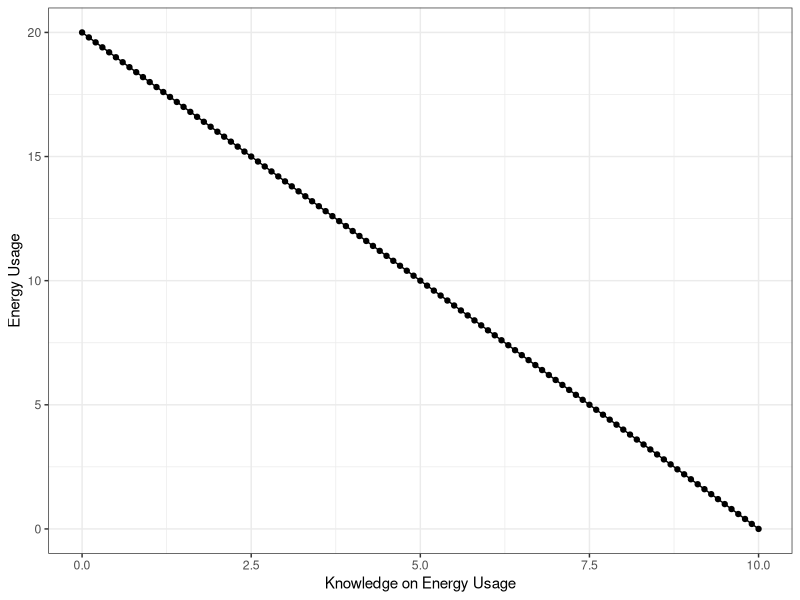
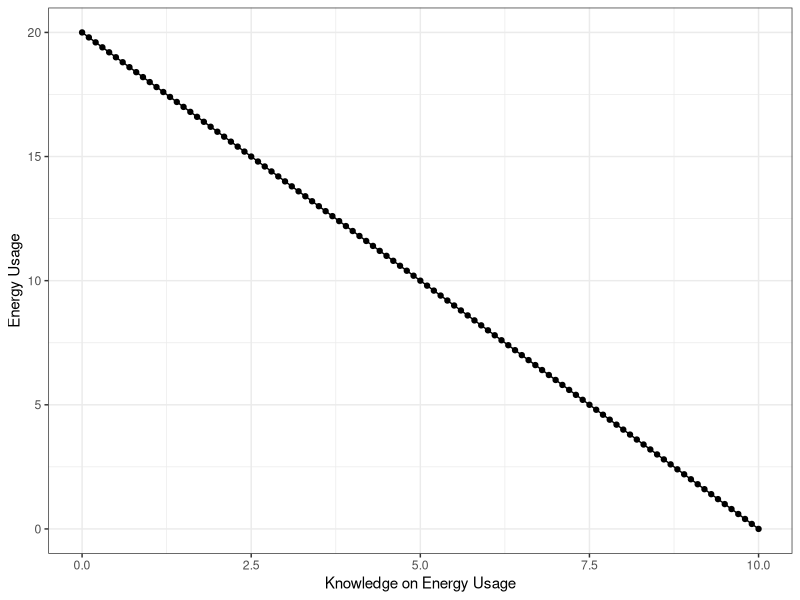

Write R code to recreate these figures, in order.
library(tidyverse)


xs <- seq(0, 10, by = 0.1)
ys <- seq(20, 0, by = -0.2 )
ds <- cbind(xs, ys)

ggplot(ds, aes(x = xs, y = ys)) + geom_line()+ 
geom_point()+
labs(x = "Knowledge on Energy Usage",
    y = "Energy Usage")+
    theme_bw()

ggsave("energy_use.png", width = 6, height = 4)
